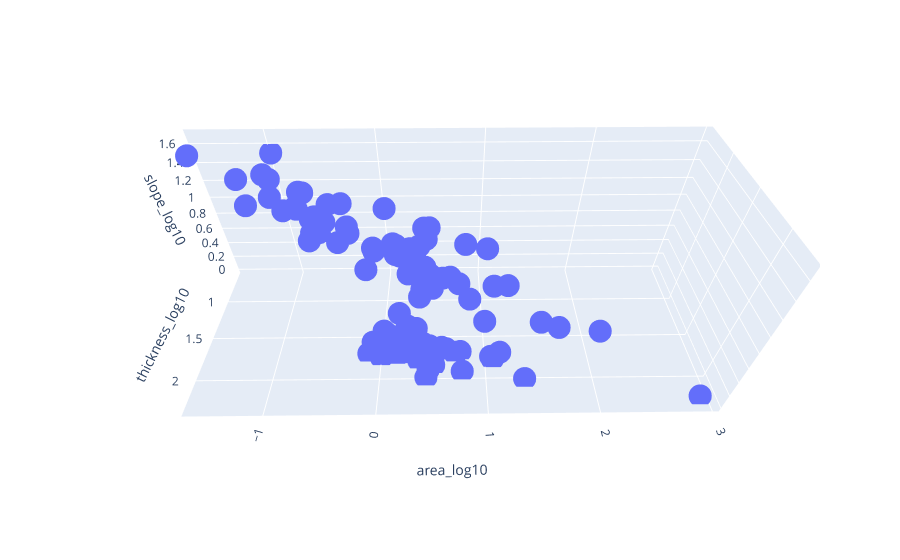

Write notebook code for a chart like this one.
### Markdown cell above
### b) 3D Scatter plot using Plotly (1 point)

Use the plotly ``scatter_3d`` plot. Make sure to change the pandas series for log scales.

### Code cell
pio.renderers.default = 'notebook'
from plotly.offline import init_notebook_mode, iplot
from plotly.graph_objs import *
init_notebook_mode(connected=True)  


fig = px.scatter_3d(glacier_dat2, 
                    x='thickness_log10', 
                    y='area_log10', 
                    z='slope_log10')
fig.show()
